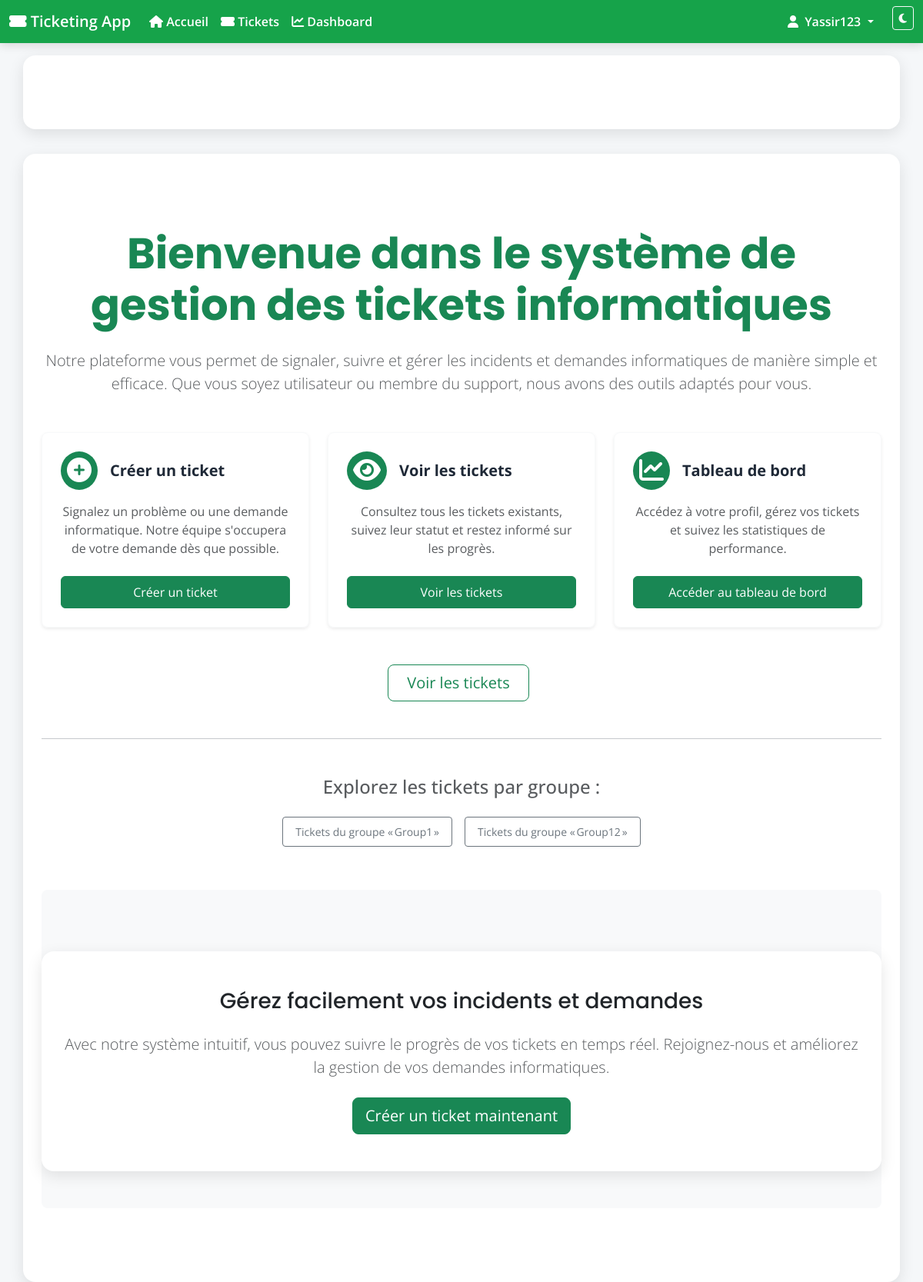
The app's page / (signed in), older data.
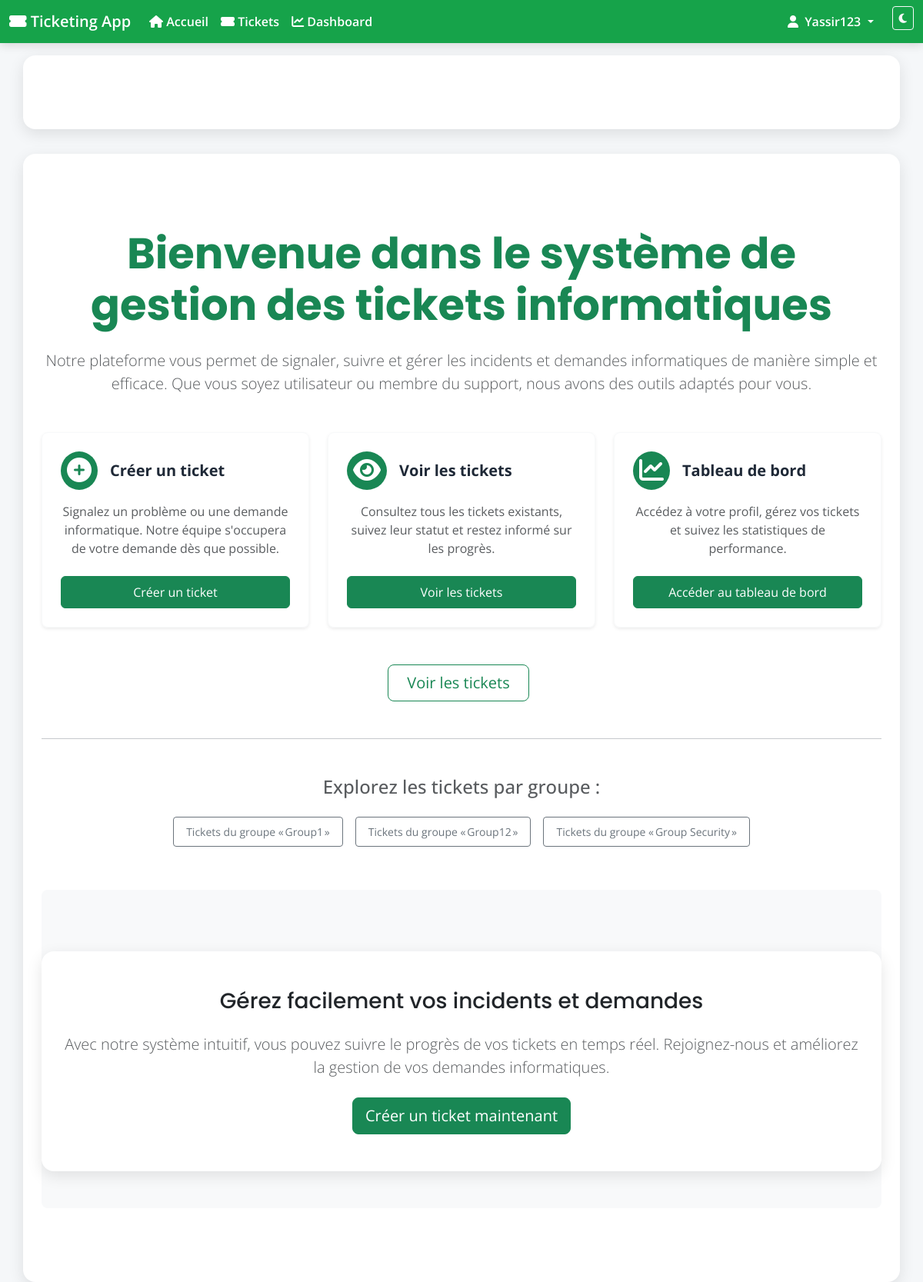
The same page, newer data.
### tickets/models.py (models this page shows, shortened)
class Group(models.Model):
    name = models.CharField(max_length=100, unique=True)
    description = models.TextField(blank=True)
    members = models.ManyToManyField(User, related_name='custom_groups')

### appli_ticketing/views.py (the view)
# urls.py: path('', main_views.home, name='home'),
@login_required
def home(request):
    groups = Group.objects.annotate(
        total=Count('tickets'),  # Nombre total de tickets
        open=Count('tickets', filter=Q(tickets__status='open')),  # Nombre de tickets ouverts
        resolved=Count('tickets', filter=Q(tickets__status='closed'))  # Nombre de tickets résolus
    )
    return render(request, 'appli_ticketing/home.html', {'groups': groups})

### appli_ticketing/templates/appli_ticketing/home.html (shortened to what this page needs)
{% extends "appli_ticketing/base.html" %}
{% block content %}
<div class="text-center py-5">
  <h1 class="display-4 fw-bold mb-4 text-success">Bienvenue dans le système de gestion des tickets informatiques</h1>
  <p class="lead mb-5 text-muted">
    Notre plateforme vous permet de signaler, suivre et gérer les incidents et demandes informatiques de manière simple et efficace. Que vous soyez utilisateur ou membre du support, nous avons des outils adaptés pour vous.
  </p>
  <div class="row justify-content-center g-4">
    <div class="col-md-4">
      <div class="p-4 bg-surface rounded-3 shadow-sm border border-light d-flex flex-column h-100">
        <div class="d-flex align-items-center mb-3">
          <div class="bg-success text-white p-2 rounded-circle me-3"><i class="fa fa-plus-circle fa-2x"></i></div>
          <h5 class="fw-bold my-0">Créer un ticket</h5>
        </div>
        <p class="text-muted mb-4 flex-grow-1">Signalez un problème ou une demande informatique. Notre équipe s'occupera de votre demande dès que possible.</p>
        <a href="{% url 'tickets:ticket_create' %}" class="btn btn-success w-100 py-2 mt-auto">Créer un ticket</a>
      </div>
    </div>
    <div class="col-md-4">
      <div class="p-4 bg-surface rounded-3 shadow-sm border border-light d-flex flex-column h-100">
        <div class="d-flex align-items-center mb-3">
          <div class="bg-success text-white p-2 rounded-circle me-3"><i class="fa fa-eye fa-2x"></i></div>
          <h5 class="fw-bold my-0">Voir les tickets</h5>
        </div>
        <p class="text-muted mb-4 flex-grow-1">Consultez tous les tickets existants, suivez leur statut et restez informé sur les progrès.</p>
        <a href="{% url 'tickets:ticket_list' %}" class="btn btn-success w-100 py-2 mt-auto">Voir les tickets</a>
      </div>
    </div>
    <div class="col-md-4">
      <div class="p-4 bg-surface rounded-3 shadow-sm border border-light d-flex flex-column h-100">
        <div class="d-flex align-items-center mb-3">
          <div class="bg-success text-white p-2 rounded-circle me-3"><i class="fa fa-chart-line fa-2x"></i></div>
          <h5 class="fw-bold my-0">Tableau de bord</h5>
        </div>
        <p class="text-muted mb-4 flex-grow-1">Accédez à votre profil, gérez vos tickets et suivez les statistiques de performance.</p>
        <a href="{% url 'dashboard' %}" class="btn btn-success w-100 py-2 mt-auto">Accéder au tableau de bord</a>
      </div>
    </div>
  </div>
  <div class="mt-5">
    <a href="{% url 'tickets:ticket_list' %}" class="btn btn-lg btn-outline-success me-2 px-4 py-2">Voir les tickets</a>
  </div>
  {% if groups %}
    <hr class="my-5">
    <h4 class="text-muted mb-3">Explorez les tickets par groupe :</h4>
    <div class="d-flex flex-wrap justify-content-center">
      {% for g in groups %}
        <a href="{% url 'tickets:ticket_list' %}?group={{ g.name }}" class="btn btn-outline-secondary btn-sm m-2 px-3 py-2">
          Tickets du groupe « {{ g.name }} »
        </a>
      {% endfor %}
    </div>
  {% endif %}
  <div class="py-5 mt-5 bg-light rounded-3">
    <div class="container text-center">
      <h3 class="mb-4 text-dark">Gérez facilement vos incidents et demandes</h3>
      <p class="lead mb-4 text-muted">Avec notre système intuitif, vous pouvez suivre le progrès de vos tickets en temps réel. Rejoignez-nous et améliorez la gestion de vos demandes informatiques.</p>
      <a href="{% url 'tickets:ticket_create' %}" class="btn btn-lg btn-success">Créer un ticket maintenant</a>
    </div>
  </div>
</div>
{% endblock %}

Row changes from the older to the newer data that the page shows:
added Group: name "Group Security"
